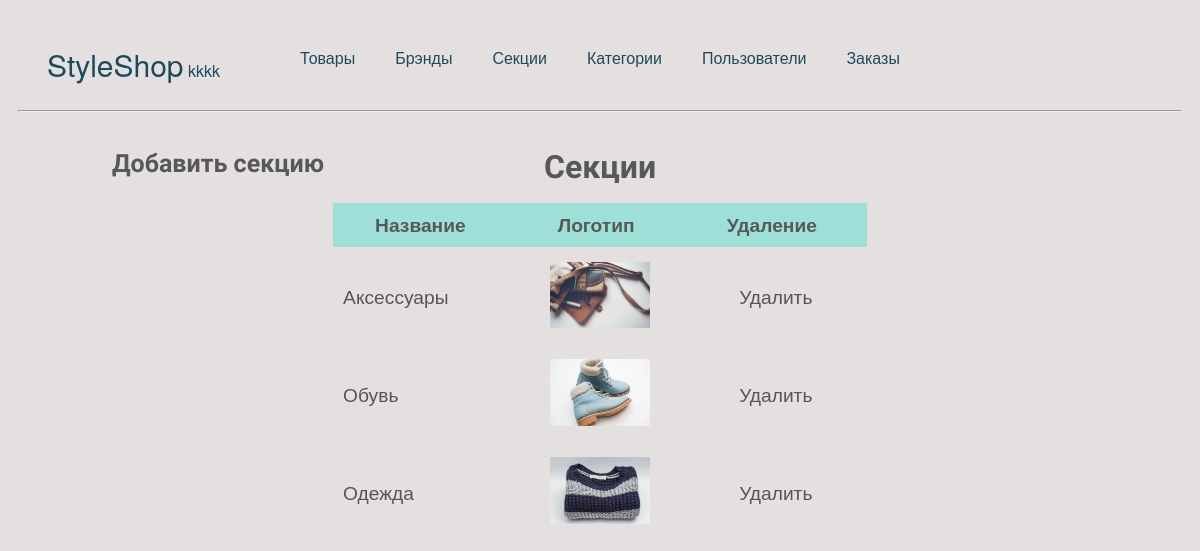
The page /ssadmin/section (signed in) on the database its author committed.
### authapp/models.py (models this page shows)
class ShopUser(AbstractUser):
    age = models.PositiveIntegerField(verbose_name='Возраст',
                                      validators=[
        MaxValueValidator(99, 'Вы слишком стары'),
        MinValueValidator(18, 'Вы слишком молоды')
    ])
    birth_date = models.DateField(verbose_name='Дата рождения')
    signin_date = models.DateTimeField(auto_now_add=True)

### mainpage/models.py (models this page shows, shortened)
class Section(models.Model):
    name = models.CharField(max_length=20)
    image = models.ImageField(upload_to='sections/')

### adminapp/views.py (the view)
# urls.py: path('section', views.TableSection.as_view()),
class TableSection(Section, Table):
    def get_context_data(self, **kwargs):
        context = super().get_context_data(**kwargs)
        context['new_name'] = 'секцию'
        context['title'] = 'Секции'
        context['table_fields'] = ['Название', 'Логотип', 'Удаление']
        return context

### adminapp/views.py (called while the page is built)
    def get_context_data(self, **kwargs):
        context = super().get_context_data(**kwargs)
        context['menu'] = [
            {'name': 'Товары', 'link': 'product'},
            {'name': 'Брэнды', 'link': 'brand'},
            {'name': 'Секции', 'link': 'section'},
            {'name': 'Категории', 'link': 'category'},
            {'name': 'Пользователи', 'link': 'user'},
            {'name': 'Заказы', 'link': 'order'},
        ]
        return context

### adminapp/templates/adminapp/admin.html (shortened to what this page needs)
<!DOCTYPE html>
{% load static %}
<html lang="en">
<head>
    <link rel="stylesheet" href="{% static 'adminapp/css/style.css' %}">
</head>
<body>
    <header class="main-header">
        <ul class="menu">
            <li class="menu__item" style="position: absolute; right:80%; color: black"><a href="/ssadmin" class="home"><span>StyleShop</span> {{ user.username }}</a></li>
            {% for object in menu %}
                <li class="menu__item" data-sub="product"><a href="{{ object.link }}">{{ object.name }}</a></li>
            {% endfor %}
        </ul>
    </header>
    <br> <hr>
    {% if title == 'Главная' %}
        <div class="page-text">
            <ul>
                {% for object in menu %}
                    <li><a href="{{ object.link }}">{{ object.name }}</a></li>
                {% endfor %}
            </ul>
        </div>
    {% else %}
        <div id="wrapper">
            <h1>{% if new_name %}<a class="create" href="product/create">Добавить {{ new_name }}</a>{% endif %} {{ title }}</h1>
            <table id="keywords" cellspacing="0" cellpadding="0">
                <thead>
                    <tr>
                        {% for field in table_fields %}
                            <th><span>{{ field }}</span></th>
                        {% endfor %}
                    </tr>
                </thead>
                <tbody>
                    {% if title == 'Товары' %}
                        {% for product in query %}
                            <tr>
                                <td class="lalign"><a class="table-href" href="product/update/{{ product.id }}">{{ product.name }}</a></td>
                                <td>{{ product.category }}</td>
                                <td>{{ product.brand }}</td>
                                <td>{{ product.quantity }}</td>
                                <td>{{ product.cost }}</td>
                                <td>{{ product.sale }}</td>
                                <td><a class="table-href" href="product/delete/{{ product.id }}">Удалить</a></td>
                            </tr>
                        {% endfor %}
                    {% elif title == 'Пол' %}
                        {% for sex in query %}
                            <tr>
                                <td class="lalign">{{ sex.name }}</td>
                            </tr>
                        {% endfor %}
                    {% elif title == 'Секции' %}
                        {% for section in query %}
                            <tr>
                                <td class="lalign"><a class="table-href" href="section/update/{{ section.id }}">{{ section.name }}</a></td>
                                <td><img class="logo-img" src="/media/{{ section.image }}" alt=""></td>
                                <td><a class="table-href" href="section/delete/{{ section.id }}">Удалить</a></td>
                            </tr>
                        {% endfor %}
                    {% else %}
                        <tr>
                            <td>ВНИМАНИЕ, ОШИБКА!!! ОБРАТИТЕСЬ К АДМИНИСТРАТОРУ</td>
                        </tr>
                    {% endif %}
                </tbody>
            </table>
        </div>
    {% endif %}
</body>
</html>

### adminapp/static/adminapp/css/style.css (style rules this page uses)
html, body, div, span, applet, object, iframe, h1, h2, h3, h4, h5, h6, p, blockquote, pre, a, abbr, acronym, address, big, cite, code, del, dfn, em, img, ins, kbd, q, s, samp, small, strike, strong, sub, sup, tt, var, b, u, i, center, dl, dt, dd, ol, ul, li, fieldset, form, label, legend, table, caption, tbody, tfoot, thead, tr, th, td, article, aside, canvas, details, embed, figure, figcaption, footer, header, hgroup, menu, nav, output, ruby, section, summary, time, mark, audio, video { box-sizing: border-box; }
body { font-family: 'Helvetica Neue', Helvetica, Arial, sans-serif; line-height: 1; color: #585858; background: rgb(228, 224, 224); padding: 22px 10px; padding-bottom: 55px; }
table { border-collapse: collapse; border-spacing: 0; }
img { border: 0; max-width: 100px; }
h1 { font-family: 'Amarante', Tahoma, sans-serif; font-weight: bold; margin-bottom: 20px; text-align: center; }
.menu { list-style: none; margin: 0; padding-left: 0; display: flex; justify-content: center; }
.menu a { padding: 20px 20px; display: block; text-decoration: none; color: rgb(29, 73, 94); }
.home span { font-size: 30px }
.menu__item { position: relative; }
.create { position: absolute; font-size: 25px; right: 73%; text-decoration: none; color: inherit; }
.table-href { text-decoration: none; color: inherit; }
#wrapper { display: block; width: 100%; margin: 0 auto; padding: 10px 17px; }
#keywords { margin: 0 auto; font-size: 1.2em; margin-bottom: 15px; }
#keywords thead { cursor: pointer; background: #9ee0d8; }
#keywords thead tr th { font-weight: bold; padding: 12px 30px; padding-left: 42px; }
#keywords thead tr th span { padding-right: 20px; background-repeat: no-repeat; background-position: 100% 100%; }
#keywords tbody tr { color: #555; }
#keywords tbody tr td { text-align: center; padding: 15px 10px; }
#keywords tbody tr td.lalign { text-align: left; }

### rows shown on the page
ShopUser: username "kkkk"
Section: name "Аксессуары", image (picture)
Section: name "Обувь", image (picture)
Section: name "Одежда", image (picture)

### other values the page prints
{{ object.name }} "Товары" "Брэнды" "Секции" "Категории" "Пользователи" "Заказы"
{{ new_name }} "секцию"
{{ title }} "Секции"
{{ field }} "Название" "Логотип" "Удаление"
